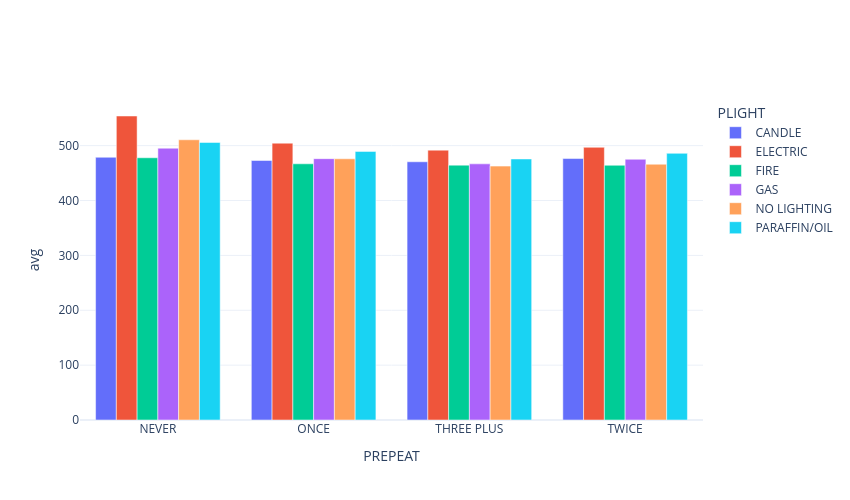

The notebook cell this image was saved under:
### Markdown cell above
Young students globally perform better than older ones. An explanation for this could be a matter of focus: the older students get, the more responsibilites they might have, which would understandably impact their academic performance.

Let's look at the the variables 'PLIGHT' (a student's main lighting source) and 'PREPEAT' (repeated years).

### Code cell
africa.bar(columns = ["PREPEAT", "PLIGHT"],
            method = "avg", 
            of = "pred_zmalocp",
            width = 850)

### Figure 1 — Plotly figure (JSON) as saved in the notebook; plotly's stock layout.template omitted (floating-point values rounded to 4 significant figures)
{"data": [{"name": "CANDLE", "type": "bar", "x": ["NEVER", "ONCE", "THREE PLUS", "TWICE"], "y": [478.8, 472.9, 470.6, 476.5]}, {"name": "ELECTRIC", "type": "bar", "x": ["NEVER", "ONCE", "THREE PLUS", "TWICE"], "y": [554.0, 504.5, 491.8, 496.9]}, {"name": "FIRE", "type": "bar", "x": ["NEVER", "ONCE", "THREE PLUS", "TWICE"], "y": [477.9, 466.9, 464.5, 464.2]}, {"name": "GAS", "type": "bar", "x": ["NEVER", "ONCE", "THREE PLUS", "TWICE"], "y": [495.3, 476.2, 466.8, 475.2]}, {"name": "NO LIGHTING", "type": "bar", "x": ["NEVER", "ONCE", "THREE PLUS", "TWICE"], "y": [510.7, 476.0, 462.7, 466.1]}, {"name": "PARAFFIN/OIL", "type": "bar", "x": ["NEVER", "ONCE", "THREE PLUS", "TWICE"], "y": [505.8, 489.5, 475.7, 486.0]}], "layout": {"height": 500, "hoverlabel": {"namelength": -1}, "legend": {"title": {"text": "PLIGHT"}}, "width": 850, "xaxis": {"autorange": true, "range": [-0.5, 3.5], "title": {"text": "PREPEAT"}, "type": "category"}, "yaxis": {"autorange": true, "range": [0, 583.2], "title": {"text": "avg"}, "type": "linear"}}}
